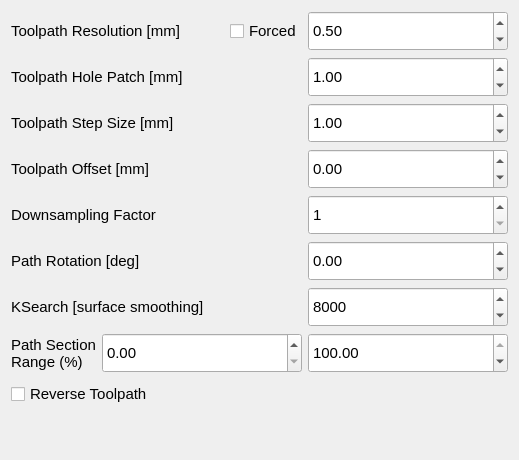
           <widget class="QWidget" name="tab_3">
            <attribute name="title">
             <string>Advanced</string>
            </attribute>
            <layout class="QVBoxLayout" name="verticalLayout_17">
             <item>
              <layout class="QHBoxLayout" name="horizontalLayout_79">
               <item>
                <widget class="QLabel" name="label_toolpath_resolution">
                 <property name="minimumSize">
                  <size>
                   <width>0</width>
                   <height>40</height>
                  </size>
                 </property>
                 <property name="font">
                  <font>
                   <pointsize>11</pointsize>
                  </font>
                 </property>
                 <property name="text">
                  <string>Toolpath Resolution [mm]</string>
                 </property>
                </widget>
               </item>
               <item>
                <widget class="QCheckBox" name="checkbox_toolpath_resolution_forced">
                 <property name="sizePolicy">
                  <sizepolicy hsizetype="Maximum" vsizetype="Fixed">
                   <horstretch>0</horstretch>
                   <verstretch>0</verstretch>
                  </sizepolicy>
                 </property>
                 <property name="minimumSize">
                  <size>
                   <width>0</width>
                   <height>30</height>
                  </size>
                 </property>
                 <property name="font">
                  <font>
                   <pointsize>11</pointsize>
                  </font>
                 </property>
                 <property name="toolTip">
                  <string>Force resolution to value instead of using recommended minimum resolution</string>
                 </property>
                 <property name="text">
                  <string>Forced</string>
                 </property>
                 <property name="checkable">
                  <bool>true</bool>
                 </property>
                </widget>
               </item>
               <item>
                <widget class="QDoubleSpinBox" name="spinBox_toolpath_resolution">
                 <property name="sizePolicy">
                  <sizepolicy hsizetype="Fixed" vsizetype="Fixed">
                   <horstretch>0</horstretch>
                   <verstretch>0</verstretch>
                  </sizepolicy>
                 </property>
                 <property name="minimumSize">
                  <size>
                   <width>200</width>
                   <height>40</height>
                  </size>
                 </property>
                 <property name="font">
                  <font>
                   <pointsize>11</pointsize>
                  </font>
                 </property>
                 <property name="styleSheet">
                  <string notr="true"/>
                 </property>
                 <property name="locale">
                  <locale language="English" country="UnitedStates"/>
                 </property>
                 <property name="inputMethodHints">
                  <set>Qt::ImhFormattedNumbersOnly</set>
                 </property>
                 <property name="minimum">
                  <double>0.100000000000000</double>
                 </property>
                 <property name="value">
                  <double>0.500000000000000</double>
                 </property>
                </widget>
               </item>
              </layout>
             </item>
             <item>
              <layout class="QHBoxLayout" name="horizontalLayout_85">
               <item>
                <widget class="QLabel" name="label_toolpath_hole_patch">
                 <property name="minimumSize">
                  <size>
                   <width>0</width>
                   <height>40</height>
                  </size>
                 </property>
                 <property name="font">
                  <font>
                   <pointsize>11</pointsize>
                  </font>
                 </property>
                 <property name="text">
                  <string>Toolpath Hole Patch [mm]</string>
                 </property>
                </widget>
               </item>
               <item>
                <widget class="QDoubleSpinBox" name="spinBox_toolpath_hole_patch">
                 <property name="sizePolicy">
                  <sizepolicy hsizetype="Fixed" vsizetype="Fixed">
                   <horstretch>0</horstretch>
                   <verstretch>0</verstretch>
                  </sizepolicy>
                 </property>
                 <property name="minimumSize">
                  <size>
                   <width>200</width>
                   <height>40</height>
                  </size>
                 </property>
                 <property name="font">
                  <font>
                   <pointsize>11</pointsize>
                  </font>
                 </property>
                 <property name="styleSheet">
                  <string notr="true"/>
                 </property>
                 <property name="locale">
                  <locale language="English" country="UnitedStates"/>
                 </property>
                 <property name="inputMethodHints">
                  <set>Qt::ImhFormattedNumbersOnly</set>
                 </property>
                 <property name="minimum">
                  <double>0.200000000000000</double>
                 </property>
                 <property name="maximum">
                  <double>999.990000000000009</double>
                 </property>
                 <property name="value">
                  <double>1.000000000000000</double>
                 </property>
                </widget>
               </item>
              </layout>
             </item>
             <item>
              <layout class="QHBoxLayout" name="horizontalLayout_26">
               <item>
                <widget class="QLabel" name="label_toolpath_step_size">
                 <property name="minimumSize">
                  <size>
                   <width>0</width>
                   <height>40</height>
                  </size>
                 </property>
                 <property name="font">
                  <font>
                   <pointsize>11</pointsize>
                  </font>
                 </property>
                 <property name="text">
                  <string>Toolpath Step Size [mm]</string>
                 </property>
                </widget>
               </item>
               <item>
                <widget class="QDoubleSpinBox" name="spinBox_toolpath_step_size">
                 <property name="sizePolicy">
                  <sizepolicy hsizetype="Fixed" vsizetype="Fixed">
                   <horstretch>0</horstretch>
                   <verstretch>0</verstretch>
                  </sizepolicy>
                 </property>
                 <property name="minimumSize">
                  <size>
                   <width>200</width>
                   <height>40</height>
                  </size>
                 </property>
                 <property name="font">
                  <font>
                   <pointsize>11</pointsize>
                  </font>
                 </property>
                 <property name="styleSheet">
                  <string notr="true"/>
                 </property>
                 <property name="locale">
                  <locale language="English" country="UnitedStates"/>
                 </property>
                 <property name="inputMethodHints">
                  <set>Qt::ImhFormattedNumbersOnly</set>
                 </property>
                 <property name="minimum">
                  <double>0.200000000000000</double>
                 </property>
                 <property name="maximum">
                  <double>999.990000000000009</double>
                 </property>
                 <property name="value">
                  <double>1.000000000000000</double>
                 </property>
                </widget>
               </item>
              </layout>
             </item>
             <item>
              <layout class="QHBoxLayout" name="horizontalLayout_75">
               <item>
                <widget class="QLabel" name="label_toolpath_offset">
                 <property name="minimumSize">
                  <size>
                   <width>0</width>
                   <height>40</height>
                  </size>
                 </property>
                 <property name="font">
                  <font>
                   <pointsize>11</pointsize>
                  </font>
                 </property>
                 <property name="toolTip">
                  <string>Positive to Offset Outwards, Negative to Offset Inwards</string>
                 </property>
                 <property name="text">
                  <string>Toolpath Offset [mm]</string>
                 </property>
                </widget>
               </item>
               <item>
                <widget class="QDoubleSpinBox" name="spinBox_toolpath_offset">
                 <property name="sizePolicy">
                  <sizepolicy hsizetype="Fixed" vsizetype="Fixed">
                   <horstretch>0</horstretch>
                   <verstretch>0</verstretch>
                  </sizepolicy>
                 </property>
                 <property name="minimumSize">
                  <size>
                   <width>200</width>
                   <height>40</height>
                  </size>
                 </property>
                 <property name="font">
                  <font>
                   <pointsize>11</pointsize>
                  </font>
                 </property>
                 <property name="toolTip">
                  <string>Positive to Offset Outwards, Negative to Offset Inwards</string>
                 </property>
                 <property name="styleSheet">
                  <string notr="true"/>
                 </property>
                 <property name="locale">
                  <locale language="English" country="UnitedStates"/>
                 </property>
                 <property name="inputMethodHints">
                  <set>Qt::ImhFormattedNumbersOnly</set>
                 </property>
                 <property name="minimum">
                  <double>-1000.000000000000000</double>
                 </property>
                 <property name="maximum">
                  <double>1000.000000000000000</double>
                 </property>
                 <property name="value">
                  <double>0.000000000000000</double>
                 </property>
                </widget>
               </item>
              </layout>
             </item>
             <item>
              <layout class="QHBoxLayout" name="horizontalLayout_80">
               <item>
                <widget class="QLabel" name="label_toolpath_downsample">
                 <property name="minimumSize">
                  <size>
                   <width>0</width>
                   <height>40</height>
                  </size>
                 </property>
                 <property name="font">
                  <font>
                   <pointsize>11</pointsize>
                  </font>
                 </property>
                 <property name="text">
                  <string>Downsampling Factor</string>
                 </property>
                </widget>
               </item>
               <item>
                <widget class="QSpinBox" name="spinBox_toolpath_downsample">
                 <property name="sizePolicy">
                  <sizepolicy hsizetype="Fixed" vsizetype="Fixed">
                   <horstretch>0</horstretch>
                   <verstretch>0</verstretch>
                  </sizepolicy>
                 </property>
                 <property name="minimumSize">
                  <size>
                   <width>200</width>
                   <height>40</height>
                  </size>
                 </property>
                 <property name="font">
                  <font>
                   <pointsize>11</pointsize>
                  </font>
                 </property>
                 <property name="styleSheet">
                  <string notr="true"/>
                 </property>
                 <property name="locale">
                  <locale language="English" country="UnitedStates"/>
                 </property>
                 <property name="inputMethodHints">
                  <set>Qt::ImhFormattedNumbersOnly</set>
                 </property>
                 <property name="minimum">
                  <number>1</number>
                 </property>
                 <property name="maximum">
                  <number>50</number>
                 </property>
                </widget>
               </item>
              </layout>
             </item>
             <item>
              <layout class="QHBoxLayout" name="horizontalLayout_19">
               <item>
                <widget class="QLabel" name="label_Path_Rotate">
                 <property name="sizePolicy">
                  <sizepolicy hsizetype="Preferred" vsizetype="Fixed">
                   <horstretch>0</horstretch>
                   <verstretch>0</verstretch>
                  </sizepolicy>
                 </property>
                 <property name="minimumSize">
                  <size>
                   <width>0</width>
                   <height>40</height>
                  </size>
                 </property>
                 <property name="font">
                  <font>
                   <pointsize>11</pointsize>
                  </font>
                 </property>
                 <property name="text">
                  <string>Path Rotation [deg]</string>
                 </property>
                </widget>
               </item>
               <item>
                <widget class="QDoubleSpinBox" name="spinBox_Path_Rotate">
                 <property name="sizePolicy">
                  <sizepolicy hsizetype="Fixed" vsizetype="Fixed">
                   <horstretch>0</horstretch>
                   <verstretch>0</verstretch>
                  </sizepolicy>
                 </property>
                 <property name="minimumSize">
                  <size>
                   <width>200</width>
                   <height>40</height>
                  </size>
                 </property>
                 <property name="font">
                  <font>
                   <pointsize>11</pointsize>
                  </font>
                 </property>
                 <property name="styleSheet">
                  <string notr="true"/>
                 </property>
                 <property name="locale">
                  <locale language="English" country="UnitedStates"/>
                 </property>
                 <property name="minimum">
                  <double>-360.000000000000000</double>
                 </property>
                 <property name="maximum">
                  <double>360.000000000000000</double>
                 </property>
                 <property name="value">
                  <double>0.000000000000000</double>
                 </property>
                </widget>
               </item>
              </layout>
             </item>
             <item>
              <layout class="QHBoxLayout" name="horizontalLayout_83">
               <item>
                <widget class="QLabel" name="label_KSearch_TP_Surface">
                 <property name="sizePolicy">
                  <sizepolicy hsizetype="Preferred" vsizetype="Fixed">
                   <horstretch>0</horstretch>
                   <verstretch>0</verstretch>
                  </sizepolicy>
                 </property>
                 <property name="minimumSize">
                  <size>
                   <width>0</width>
                   <height>40</height>
                  </size>
                 </property>
                 <property name="font">
                  <font>
                   <pointsize>11</pointsize>
                  </font>
                 </property>
                 <property name="text">
                  <string>KSearch [surface smoothing]</string>
                 </property>
                </widget>
               </item>
               <item>
                <widget class="QDoubleSpinBox" name="spinBox_KSearch_TP_Surface">
                 <property name="sizePolicy">
                  <sizepolicy hsizetype="Fixed" vsizetype="Fixed">
                   <horstretch>0</horstretch>
                   <verstretch>0</verstretch>
                  </sizepolicy>
                 </property>
                 <property name="minimumSize">
                  <size>
                   <width>200</width>
                   <height>40</height>
                  </size>
                 </property>
                 <property name="font">
                  <font>
                   <pointsize>11</pointsize>
                  </font>
                 </property>
                 <property name="styleSheet">
                  <string notr="true"/>
                 </property>
                 <property name="locale">
                  <locale language="English" country="UnitedStates"/>
                 </property>
                 <property name="decimals">
                  <number>0</number>
                 </property>
                 <property name="minimum">
                  <double>1.000000000000000</double>
                 </property>
                 <property name="maximum">
                  <double>1000000.000000000000000</double>
                 </property>
                 <property name="singleStep">
                  <double>500.000000000000000</double>
                 </property>
                 <property name="value">
                  <double>8000.000000000000000</double>
                 </property>
                </widget>
               </item>
              </layout>
             </item>
             <item>
              <layout class="QHBoxLayout" name="horizontalLayout_68">
               <item>
                <widget class="QLabel" name="label_path_section_range">
                 <property name="sizePolicy">
                  <sizepolicy hsizetype="Preferred" vsizetype="Fixed">
                   <horstretch>0</horstretch>
                   <verstretch>0</verstretch>
                  </sizepolicy>
                 </property>
                 <property name="minimumSize">
                  <size>
                   <width>0</width>
                   <height>40</height>
                  </size>
                 </property>
                 <property name="font">
                  <font>
                   <pointsize>11</pointsize>
                  </font>
                 </property>
                 <property name="text">
                  <string>Path Section
Range (%)</string>
                 </property>
                </widget>
               </item>
               <item>
                <widget class="QDoubleSpinBox" name="spinBox_path_section_range_min">
                 <property name="minimumSize">
                  <size>
                   <width>200</width>
                   <height>40</height>
                  </size>
                 </property>
                 <property name="font">
                  <font>
                   <pointsize>11</pointsize>
                  </font>
                 </property>
                 <property name="styleSheet">
                  <string notr="true"/>
                 </property>
                 <property name="locale">
                  <locale language="English" country="UnitedStates"/>
                 </property>
                 <property name="suffix">
                  <string/>
                 </property>
                 <property name="minimum">
                  <double>0.000000000000000</double>
                 </property>
                 <property name="maximum">
                  <double>100.000000000000000</double>
                 </property>
                 <property name="value">
                  <double>0.000000000000000</double>
                 </property>
                </widget>
               </item>
               <item>
                <widget class="QDoubleSpinBox" name="spinBox_path_section_range_max">
                 <property name="minimumSize">
                  <size>
                   <width>200</width>
                   <height>40</height>
                  </size>
                 </property>
                 <property name="font">
                  <font>
                   <pointsize>11</pointsize>
                  </font>
                 </property>
                 <property name="styleSheet">
                  <string notr="true"/>
                 </property>
                 <property name="locale">
                  <locale language="English" country="UnitedStates"/>
                 </property>
                 <property name="suffix">
                  <string/>
                 </property>
                 <property name="minimum">
                  <double>0.000000000000000</double>
                 </property>
                 <property name="maximum">
                  <double>100.000000000000000</double>
                 </property>
                 <property name="value">
                  <double>100.000000000000000</double>
                 </property>
                </widget>
               </item>
              </layout>
             </item>
             <item>
              <widget class="QCheckBox" name="checkbox_reverse_toolpath">
               <property name="minimumSize">
                <size>
                 <width>0</width>
                 <height>30</height>
                </size>
               </property>
               <property name="font">
                <font>
                 <pointsize>11</pointsize>
                </font>
               </property>
               <property name="text">
                <string>Reverse Toolpath</string>
               </property>
               <property name="checkable">
                <bool>true</bool>
               </property>
              </widget>
             </item>
             <item>
              <spacer name="verticalSpacer_16">
               <property name="orientation">
                <enum>Qt::Vertical</enum>
               </property>
               <property name="sizeHint" stdset="0">
                <size>
                 <width>20</width>
                 <height>40</height>
                </size>
               </property>
              </spacer>
             </item>
            </layout>
           </widget>
